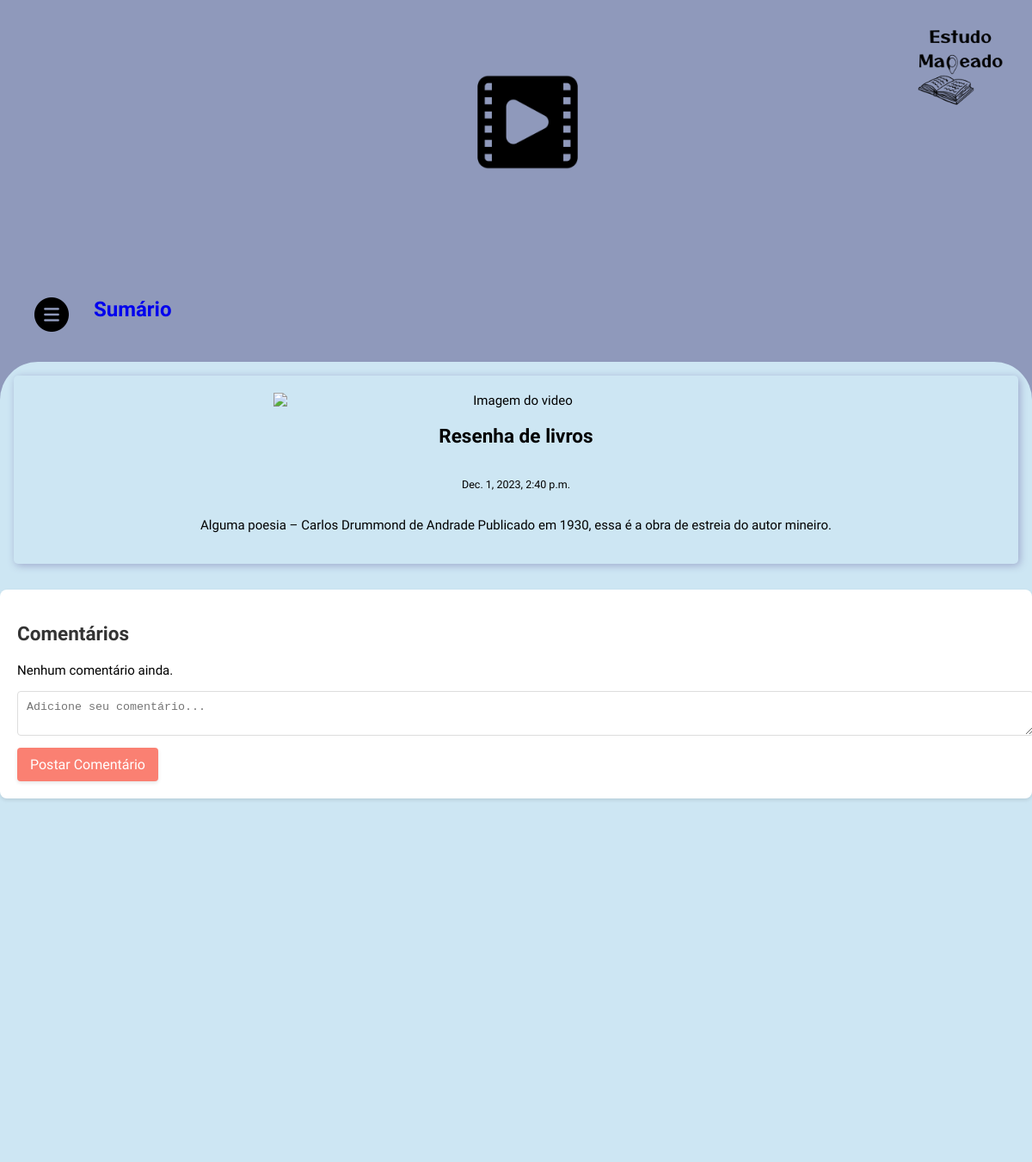
Screenshot of /detail_videos/2/ (signed in) with the database file from the repository.
### telas/models.py (models this page shows)
class Video(models.Model):
    title = models.CharField(max_length=255)
    body = models.TextField()
    link = models.URLField(max_length=200, null=True)
    created_on = models.DateTimeField(auto_now_add=True)
    last_modified = models.DateTimeField(auto_now=True)
    categories = models.ManyToManyField("CategoryVideo", related_name="videos")

### telas/views.py (the view)
# urls.py: path('detail_videos/<int:video_id>/', views.detail_videos, name='detail_videos'),
@login_required
def detail_videos(request, video_id):
    video = get_object_or_404(Video, pk=video_id)
    return render(request, 'detail_videos.html', {'video': video})

### telas/context_processors.py (called while the page is built)
def group_check(request):
    return {
        'is_estudante': request.user.groups.filter(name='Estudante').exists(),
        'is_professor': request.user.groups.filter(name='Professor').exists()
    }

### telas/templates/detail_videos.html (shortened to what this page needs)
{% load static %}
<!DOCTYPE html>
<html>
<head>
    <link rel="stylesheet" href="{% static 'videos.css' %}" />
    <link rel="stylesheet" href="{% static 'comentarios.css' %}" />
</head>
<body>
    {% if user.is_authenticated %}
    <div class="videos">
        <img class="logo-icon" alt="" src="{% static 'logo@2x.png' %}" />
        <a href="{% url 'home' %}"><b class="sumrio">Sumário</b></a>
        <img class="image-20-icon" alt="" src="{% static 'image-20@2x.png' %}" />
        <img class="image-8-icon" alt="" src="{% static 'image-8@2x.png' %}" />
        <div class="videos-item">
            {% if video %}
                <article class="card">
                    {% if video.link %}
                        <img src="{{ video.link }}" alt="Imagem do video"/>
                    {% endif %}
                    <h1>{{ video.title }}</h1>
                    <p><small>{{ video.created_on }}</small></p>
                    <p>{{ video.body }}</p>
                </article>
                <div class="comentarios">
                    <h2>Comentários</h2>
                    {% for comentario in video.comentarios.all %}
                        <div class="comentario">
                            <p><strong>{{ comentario.autor.username }}</strong> em {{ comentario.data_criacao }}</p>
                            <p>{{ comentario.conteudo }}</p>
                        </div>
                    {% empty %}
                        <p>Nenhum comentário ainda.</p>
                    {% endfor %}
                    {% if user.is_authenticated %}
                        <form method="post">
                            <textarea name="conteudo" placeholder="Adicione seu comentário..." required></textarea>
                            <button type="submit">Postar Comentário</button>
                        </form>
                    {% endif %}
                </div>
            {% else %}
                <p>Video não encontrado.</p>
            {% endif %}
        </div>
    </div>
    {% else %}
    <p>Você precisa estar logado para ver esta página.</p>
    {% endif %}
</body>
</html>

### staticpages/static/videos.css (style rules this page uses)
body { margin: 0; line-height: normal; }
:root { --font-kaisei-opti: "Kaisei Opti"; --font-size-mini: 0.94rem; --font-size-xl: 1.25rem; --cinzaroxo: #8f99bb; --color-black: #000; --verde: #93c47d; --color-gray: rgba(0, 0, 0, 0.28); --color-dimgray: #5a5353; --amarelo: #fadfac; --azulroxoclaro: #cde6f3; --color-shadow: #9ea9cc; --br-8xl: 27px; --br-2xl: 21px; }
.logo-icon { position: absolute; top: 2rem; left: 93%; width: 8.5%; transform: translateX(-50%); object-fit: cover; }
.sumrio, .videos1 { position: absolute; display: inline-block; }
.sumrio { top: 21.63rem; left: 6.81rem; font-size: 1.5rem; width: 16.38rem; height: 1.31rem; }
.image-20-icon, .image-8-icon { position: absolute; top: 21.63rem; left: 2.5rem; width: 2.5rem; height: 2.5rem; object-fit: cover; }
.image-8-icon { top: 6%; left: 46%; width: 7.69rem; height: 7.63rem; }
.videos-item { position: absolute; top: 26.31rem; left: 0; border-radius: 44px; background-color: var(--amarelo); width: 100%; height: 76.06rem; }
.videos { position: relative; background-color: var(--cinzaroxo); width: 100%; height: 84.5rem; overflow: hidden; text-align: left; font-size: var(--font-size-mini); color: var(--color-black); font-family: var(--font-kaisei-opti); }
.videos-item { position: absolute; top: 26.31rem; left: 0; border-radius: 44px; background-color: var(--azulroxoclaro); width: 100%; height: 76.06rem; overflow: hidden; z-index: 1; }
.card, .small-card { flex: 0 0 calc(48% - 2rem); border: 1px solid var(--secondary-bg-color); border-radius: 5px; box-shadow: 2px 2px 10px var(--color-shadow); margin: 1rem; padding: 1.25rem; box-sizing: border-box; display: flex; flex-direction: column; align-items: center; text-align: center; }
.card img, .small-card img { width: 50%; }

### staticpages/static/comentarios.css (style rules this page uses)
.comentarios { background-color: #fff; padding: 20px; margin-top: 30px; border-radius: 8px; box-shadow: 0 2px 4px rgba(0, 0, 0, 0.1); }
.comentarios h2 { font-family: 'Kaisei Opti', serif; color: #333; margin-bottom: 20px; }
.comentarios textarea { width: 100%; padding: 10px; margin-bottom: 10px; border: 1px solid #ddd; border-radius: 4px; resize: vertical; }
.comentarios button { background-color: #fa8072; color: white; padding: 10px 15px; border: none; border-radius: 4px; cursor: pointer; font-family: 'Kaisei Opti', serif; font-size: 1rem; box-shadow: 0 2px 4px rgba(0, 0, 0, 0.1); }

### rows the page displays
Video: title "Resenha de livros", created_on "Dec. 1, 2023, 2:40 p.m.", body "Alguma poesia – Carlos Drummond de Andrade Publicado em 1930, essa é a obra de estreia do autor mineiro."
